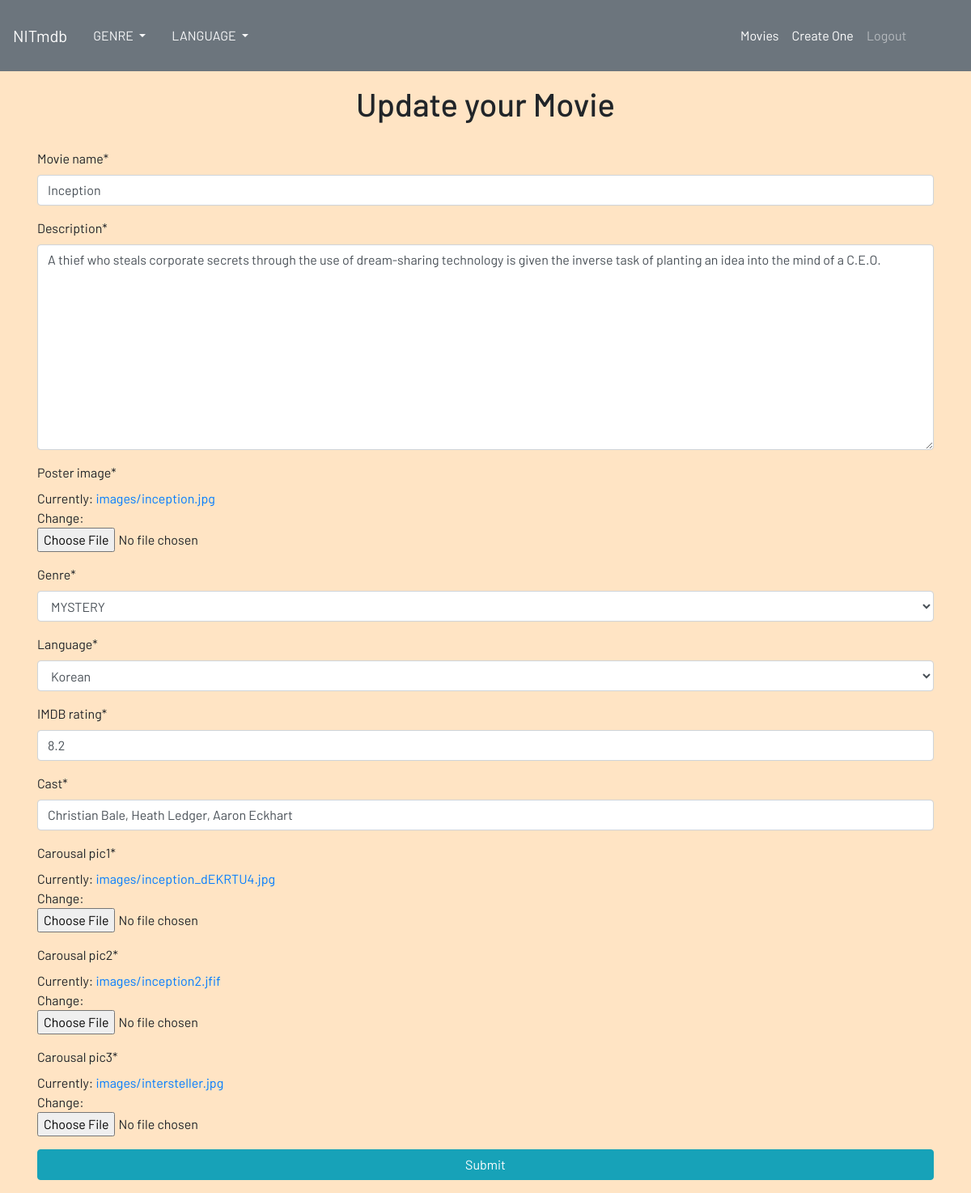
The page /movie/17/update/ (signed in) on the database its author committed.
### movie/models.py (models this page shows, shortened)
class Movie(models.Model):
    GENRE = (
        ('ACTION', 'ACTION'),
        ('DRAMA', 'DRAMA'),
        ('CRIME', 'CRIME'),
        ('COMEDY', 'COMEDY'),
        ('ROMANCE', 'ROMANCE'),
        ('MYSTERY', 'MYSTERY'),
    )
    LANGUAGE = (
        ('EN', 'English'),
        ('HN', 'Hindi'),
        ('FR', 'French'),
        ('CH', 'Chineese'),
        ('KO', 'Korean'),
    )
    movie_name = models.CharField(max_length=200, null=True)
    description = models.TextField(max_length=500, null=True)
    poster_image = models.ImageField(default='images/default.jpg', upload_to='images')
    genre = models.CharField(choices=GENRE, max_length=7, null=True)
    language = models.CharField(choices=LANGUAGE, max_length=7, null=True)
    release_date = models.DateTimeField(default=timezone.now)
    IMDB_rating = models.FloatField(default=0,)
    director = models.ForeignKey(User, on_delete=models.CASCADE, null=True)
    cast = models.CharField(max_length=100, null=True)
    carousal_pic1 = models.ImageField(
        default='default.jpg', upload_to='images')
    carousal_pic2 = models.ImageField(
        default='default.jpg', upload_to='images')
    carousal_pic3 = models.ImageField(
        default='default.jpg', upload_to='images')

### movie/views.py (the view, shortened to what this page needs)
# urls.py: path('<int:pk>/update/', views.MovieUpdateView.as_view(), name='movie_update'),
class MovieUpdateView(LoginRequiredMixin, UserPassesTestMixin, UpdateView):
    model = Movie
    fields = ['movie_name', 'description', 'poster_image', 'genre', 'language',
              'IMDB_rating', 'cast', 'carousal_pic1', 'carousal_pic2', 'carousal_pic3']
    def test_func(self):
        movie = self.get_object()
        if self.request.user == movie.director:
            return True
        return False

### movie/templates/movie/movie_form.html (shortened to what this page needs)
{% extends "movie/base.html" %}
{% load crispy_forms_tags %}
{% block content %}
	<div class="container p-3">
		<center>
			{% if form.instance.pk is not None %}
				<h1>Update your Movie</h1>
			{% else %}
				<h1>Create your own Movie</h1>
			{% endif %}
		</center>
		<br>
		<form method="post" accept-charset="utf-8">
			{{form|crispy}}
			<input type="submit" name="create_movie" class="btn btn-info" style="width:100%">
		</form>
	</div>
{% endblock content %}

### static/css/main.css (style rules this page uses)
html,body { margin:0; padding:0; height:100%; width: 100%; background-color: bisque; }
* { box-sizing: border-box; }
a { text-decoration: none; color:white; }

### movie/templates/movie/base.html (style rules this page uses)
body { background-color:bisque; font-family: 'Barlow', sans-serif; }

### rows shown on the page
Movie: movie_name "Inception", description "A thief who steals corporate secrets through the use of dream-sharing technology is given the inverse task of planting an idea into the mind of a C.E.O.", genre "MYSTERY", language "Korean", IMDB_rating "8.2", cast "Christian Bale, Heath Ledger, Aaron Eckhart"
